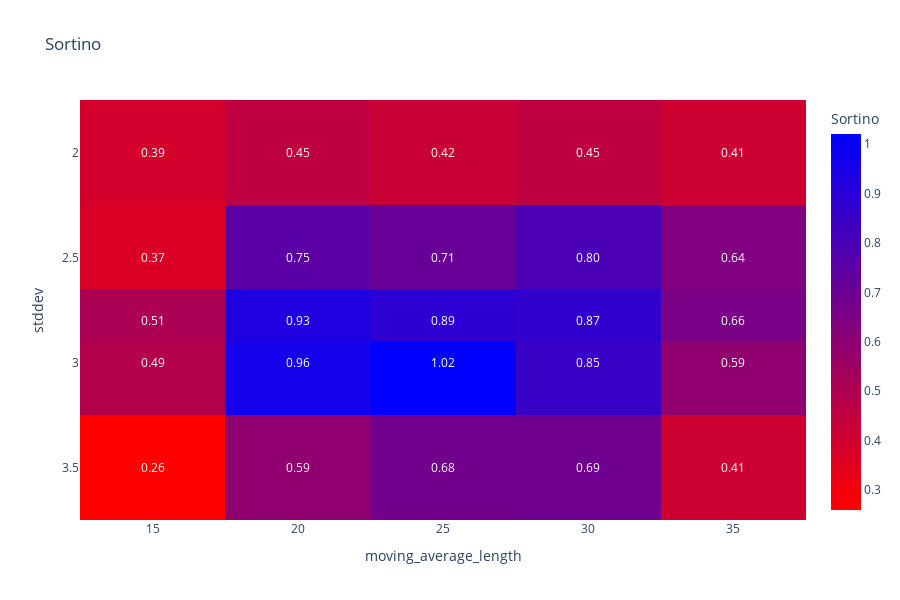

The code cell stored with this chart in its notebook:
### Code cell
# Draw another heatmap
fig = visualise_heatmap_2d(heatmap_data, "stddev", "moving_average_length", "Sortino")
display(fig)

### Figure 1 — Plotly figure (JSON) as saved in the notebook; plotly's stock layout.template omitted (floating-point values rounded to 4 significant figures)
{"data": [{"coloraxis": "coloraxis", "hovertemplate": "moving_average_length: %{x}<br>stddev: %{y}<br>Sortino: %{z}<extra></extra>", "name": "0", "text": [["0.39", "0.45", "0.42", "0.45", "0.41"], ["0.37", "0.75", "0.71", "0.80", "0.64"], ["0.51", "0.93", "0.89", "0.87", "0.66"], ["0.49", "0.96", "1.02", "0.85", "0.59"], ["0.26", "0.59", "0.68", "0.69", "0.41"]], "texttemplate": "%{text}", "type": "heatmap", "x": [15, 20, 25, 30, 35], "xaxis": "x", "y": [2, 2.5, 2.8, 3, 3.5], "yaxis": "y", "z": [[0.39, 0.45, 0.42, 0.45, 0.41], [0.37, 0.75, 0.71, 0.8, 0.64], [0.51, 0.93, 0.89, 0.87, 0.66], [0.49, 0.96, 1.02, 0.85, 0.59], [0.26, 0.59, 0.68, 0.69, 0.41]]}], "layout": {"coloraxis": {"colorbar": {"title": {"text": "Sortino"}}, "colorscale": [[0, "rgb(255,0,0)"], [1, "rgb(0,0,255)"]]}, "height": 600, "title": {"text": "Sortino"}, "xaxis": {"anchor": "y", "domain": [0, 1], "title": {"text": "moving_average_length"}}, "yaxis": {"anchor": "x", "autorange": "reversed", "domain": [0, 1], "title": {"text": "stddev"}}}}
